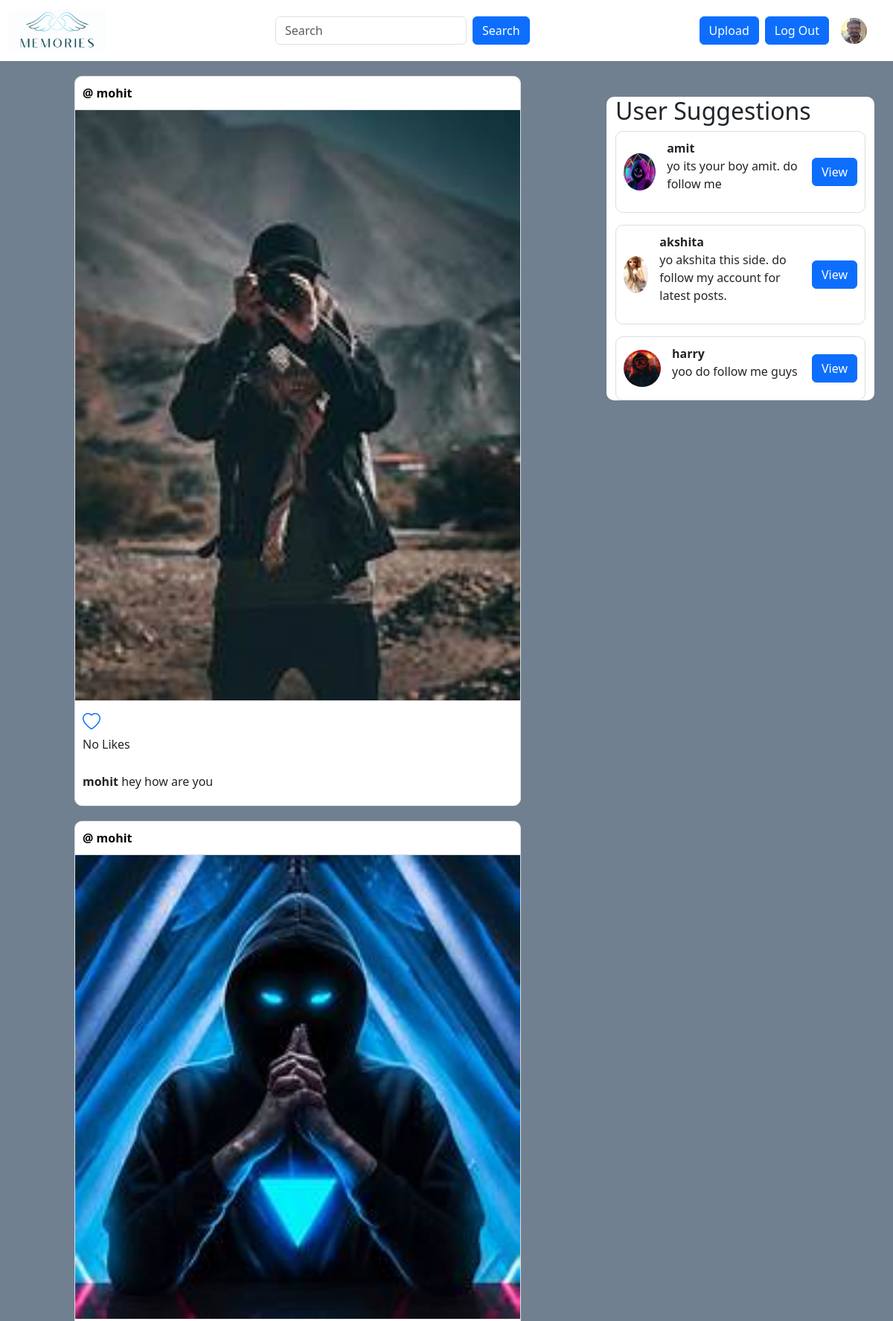
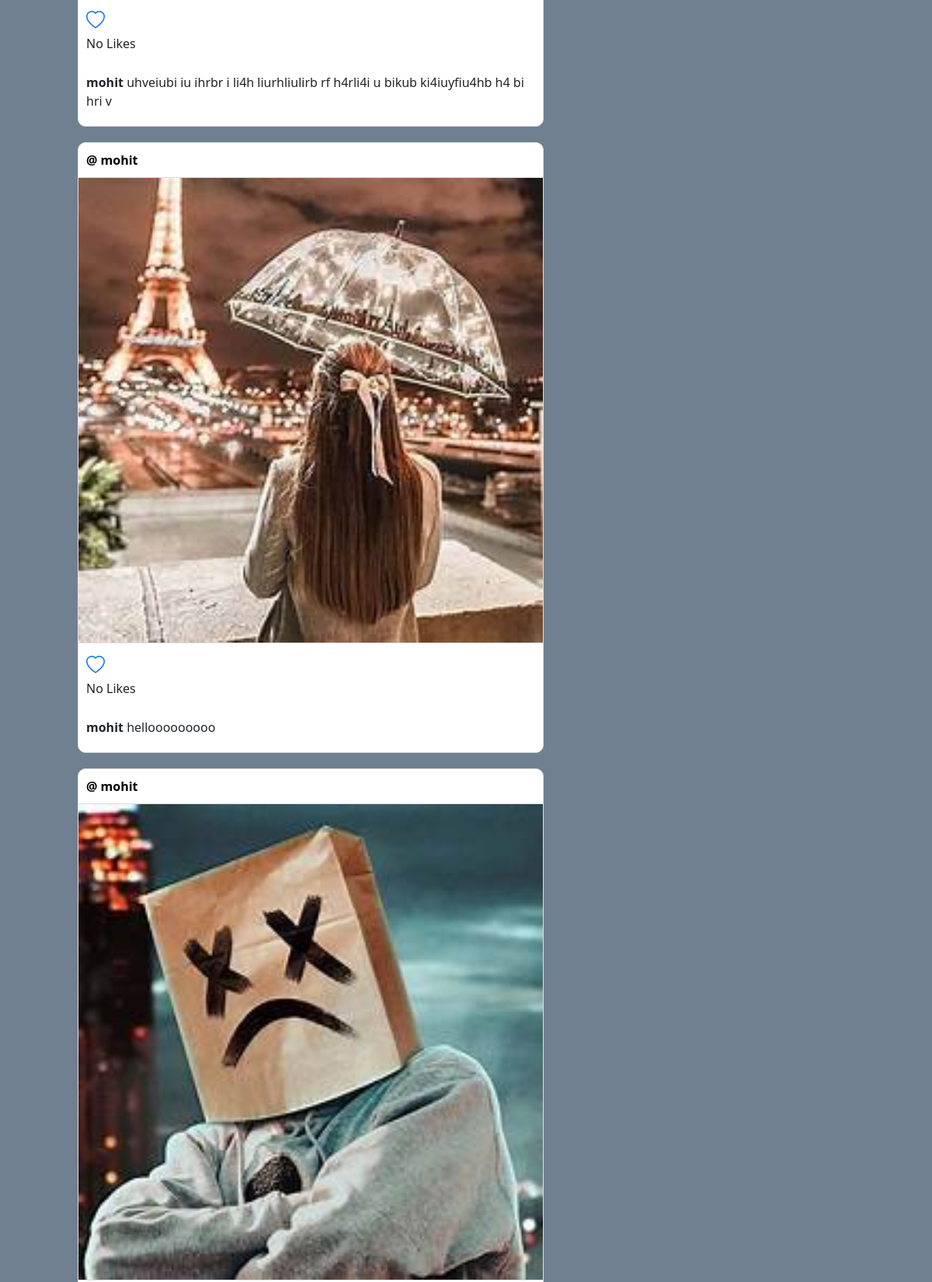
The app's page / (signed in, upper part) with its own data (2 pictures, top to bottom).
### socialmediawebsite/models.py (models this page shows, shortened)
class Profile(models.Model):
    user = models.ForeignKey(User, on_delete=models.CASCADE)
    id_user = models.IntegerField()
    bio = models.TextField(blank=True)
    profileimg = models.ImageField(upload_to='profile_images', default='blank-profile-picture.png')
    location = models.CharField(max_length=100, blank=True)

class Post(models.Model):
    id = models.UUIDField(primary_key=True, default=uuid.uuid4)
    user = models.CharField(max_length=100)
    image = models.ImageField(upload_to='post_images')
    caption = models.TextField()
    created_at = models.DateTimeField(default=datetime.now)
    no_of_likes = models.IntegerField(default=0)

### socialmediawebsite/views.py (the view)
# urls.py: path('', views.index, name='home' ),
@login_required(login_url='login')
def index(request):
    user_object = User.objects.get(username=request.user.username)
    user_profile = Profile.objects.get(user=user_object)
    user_following_list = []
    feed = []
    user_following = FollowersCount.objects.filter(follower=request.user.username)
    for users in user_following:
        user_following_list.append(users.user)
    for usernames in user_following_list:
        feed_lists = Post.objects.filter(user=usernames)
        feed.append(feed_lists)
    feed_list = list(chain(*feed))
    all_users = User.objects.all()
    user_following_all = []
    for user in user_following:
        user_list = User.objects.get(username=user.user)
        user_following_all.append(user_list)
    new_suggessiuons_list = [x for x in list(all_users) if (x not in list(user_following_all))]
    current_user = User.objects.filter(username=request.user.username)
    final_suggessions_list = [x for x in list(new_suggessiuons_list) if (x not in list(current_user))]
    random.shuffle(final_suggessions_list)
    username_profile = []
    username_profile_list = []
    for users in final_suggessions_list:
        username_profile.append(users.id)
    for ids in username_profile:
        profile_lists = Profile.objects.filter(id_user=ids)
        username_profile_list.append(profile_lists)
    suggessions_username_profile_list = list(chain(*username_profile_list))
    return render(request, 'home.html', {'user_profile': user_profile, 'posts':feed_list, 'suggessions_username_profile_list':suggessions_username_profile_list[:4]})

### templates/home.html (shortened to what this page needs)
{% load static %}
<!DOCTYPE html>
<html>
<head>
  <link rel="stylesheet" href="https://cdn.jsdelivr.net/npm/bootstrap@5.3.3/dist/css/bootstrap.min.css">
  <link href="https://cdnjs.cloudflare.com/ajax/libs/bootstrap-icons/1.10.5/font/bootstrap-icons.min.css" rel="stylesheet">
</head>
<body style="background-color: #708090;">
  <div>
    {% include 'nav.html' %}
  </div>
  <div class="row g-0 row">
    <div class="col-sm-6 col-md-8">
      {% for post in posts reversed %}
      <div class="post-card">
        <div class="post-header">
          <div>
            <div class="username"><a href="/profile/{{post.user}}" style="text-decoration: none;
            color: black;">@ {{post.user}}</a></div>
          </div>
        </div>
        <div class="post-image">
          <img src="{{post.image.url}}" alt="Post Image">
        </div>
        <div class="post-footer">
          <div class="actions">
            <a href="/like-post?post_id={{post.id}}">
              <i class="like bi bi-heart"></i>
            </a>
            <br>
            {% if post.no_of_likes == 0 %}
            <p>No Likes</p>
            {% elif post.no_of_likes == 1 %}
            <p>Liked by <b>{{post.no_of_likes}} person</b></p>
            {% else %}
            <p>Liked by <b>{{post.no_of_likes}} people</b></p>
            {% endif %}
          </div>
          <div class="post-caption">
            <span class="username"><b> {{post.user}}</b></span> {{post.caption}}
          </div>
        </div>
      </div>
      {% endfor %}
    </div>
    <div class="col-6 col-md-4 " style="padding-right: 25px; padding-left: 15px;">
      <div class="container mt-5" style="background-color: white; border-radius: 10px;">
        <h2>User Suggestions</h2>
        <div class="suggestions-list">
          {% for suggession in suggessions_username_profile_list %}
          <div class="suggestion-card d-flex justify-content-between align-items-center">
            <div class="d-flex align-items-center">
              <img src="{{suggession.profileimg.url}}" alt="Profile Image">
              <div>
                <strong>{{suggession.user}}</strong>
                <p>{{suggession.bio}}</p>
              </div>
            </div>
            <div>
              <a href="/profile/{{suggession.user}}" class="btn btn-primary">View</a>
            </div>
          </div>
          {% endfor %}
        </div>
      </div>
    </div>
  </div>
</body>
</html>

### templates/nav.html (shortened to what this page needs)
{% load static %}
<!DOCTYPE html>
<html lang="en">
<head>
  <link rel="stylesheet" href="https://cdn.jsdelivr.net/npm/bootstrap@5.3.3/dist/css/bootstrap.min.css">
</head>
<body>
  <nav class="navbar navbar-expand-md navbar-light bg-white">
    <div class="container-fluid">
      <a class="navbar-brand me-auto" href="/home/">
        <img src="{% static 'memories.png' %}" alt="Logo" style="width: 130px;">
      </a>
      <div class="offcanvas offcanvas-end" tabindex="-1" id="offcanvasNavbar" aria-labelledby="offcanvasNavbarLabel">
        <div class="offcanvas-body d-md-flex justify-content-end align-items-center">
          <form action="/search/" method="POST" class="d-flex mx-auto">
            <input name="username" class="form-control me-2" type="search" placeholder="Search" aria-label="Search">
            <button class="btn btn-primary" type="submit">Search</button>
          </form>
          <ul class="navbar-nav me-2 mb-2 mb-md-0">
            <li class="nav-item">
              <a class="btn btn-primary" href="/upload/">Upload</a>
            </li>
          </ul>
            <a class="btn btn-primary me-2" href="/logout/">Log Out</a>
          <div class="prof d-flex align-items-center mx-lg-2">
            <a class="nav-link" href="{% url 'profile' user.username %}">
              <img src="{{ user_profile.profileimg.url }}" alt="Profile">
            </a>
          </div>
        </div>
      </div>
    </div>
  </nav>
</body>
</html>

### templates/home.html (style rules this page uses)
.post-card { max-width: 600px; margin: 20px auto; border: 1px solid #ddd; border-radius: 10px; background-color: #fff; }
.post-header { display: flex; align-items: center; padding: 10px; }
.post-header .username { font-weight: bold; }
.post-image img { width: 100%; height: auto; border-top: 1px solid #ddd; border-bottom: 1px solid #ddd; }
.post-footer { padding: 10px; }
.post-footer .actions i { margin-right: 15px; font-size: 1.5rem; cursor: pointer; }
.post-caption { padding: 10px 0; }
.suggestion-card { margin-bottom: 1rem; padding: 10px; border: 1px solid #ddd; border-radius: 10px; display: flex; align-items: center; }
.suggestion-card img { width: 50px; height: 50px; border-radius: 50%; margin-right: 15px; }
a { text-decoration: none; color: black; }

### templates/nav.html (style rules this page uses)
.prof img { width: 35px; height: 35px; border-radius: 50%; margin-right: 15px; }

### records on screen
Profile: profileimg (picture)
Post: user "mohit", image (picture), no_of_likes "No Likes", caption "hey how are you"
Post: user "mohit", image (picture), no_of_likes "No Likes", caption "uhveiubi iu ihrbr i li4h liurhliulirb rf h4rli4i u bikub ki4iuyfiu4hb h4 bi hri v"
Post: user "mohit", image (picture), no_of_likes "No Likes", caption "hellooooooooo"
Post: user "mohit", image (picture)
Profile: profileimg (picture), user "amit", bio "yo its your boy amit. do follow me"
Profile: profileimg (picture), user "akshita", bio "yo akshita this side. do follow my account for latest posts."
Profile: profileimg (picture), user "harry", bio "yoo do follow me guys"
